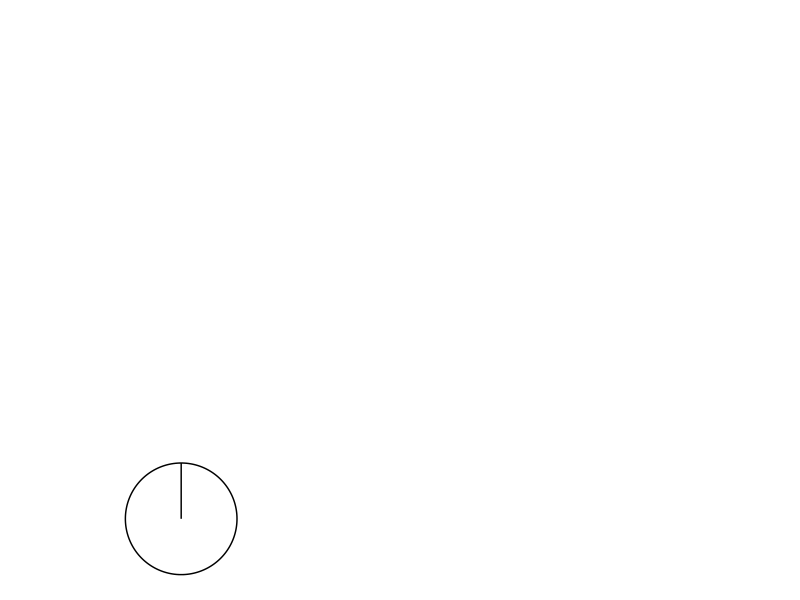
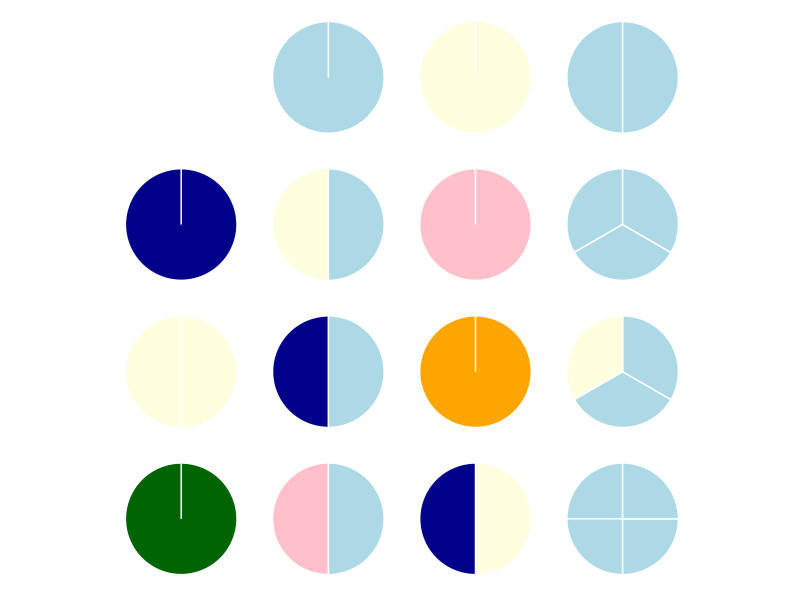

The R script that drew these images, in order:

library(ggplot2)
library(dplyr)
library(tidyr)

nn <- 4

prime_factors <- matrix(c(
    c(NA, NA, NA, NA), 
    c( 2, NA, NA, NA), 
    c( 3, NA, NA, NA), 
    c( 2,  2, NA, NA),
    c( 5, NA, NA, NA), 
    c( 2,  3, NA, NA), 
    c( 7, NA, NA, NA), 
    c( 2,  2,  2, NA), 
    c( 3,  3, NA, NA), 
    c( 2,  5, NA, NA), 
    c(11, NA, NA, NA), 
    c( 2,  2,  3, NA), 
    c(13, NA, NA, NA), 
    c( 2,  7, NA, NA), 
    c( 3,  5, NA, NA),
    c( 2,  2,  2, 2)), 
    nrow = nn^2, ncol = nn, byrow = TRUE)

apply(prime_factors, 1, prod, na.rm = TRUE)
pal <- c("lightblue", "lightyellow", "darkblue", "pink", "orange", "darkgreen")

d1 <- as.data.frame(prime_factors) %>% 
    mutate(ind = seq_len(n())) %>% 
    gather(key = id, value = prime, -ind) %>% 
    na.omit %>% 
    mutate(id = as.numeric(gsub("V", "", id)), 
        prime = factor(prime)) %>% 
    rbind(c(ind = 1, id = 1, prime = NA), .) %>%
    group_by(ind) %>% 
    mutate(N = min(1 / length(na.omit(prime)), 1, na.rm = TRUE))
head(d1)

p1 <- ggplot(
    data = d1,
    mapping = aes(
        fill = prime, 
        x = "",
        y = N)) +
    geom_bar(color = "white", width = 1,
        stat = "identity") +
    coord_polar(theta = "y", direction = -1) +
    facet_wrap(~ind, ncol = nn) +
    scale_fill_manual(values = pal, na.value = "white") +
    theme_bw() +
    theme(panel.grid = element_blank(),
        axis.text = element_blank(),
        axis.ticks = element_blank(),
        axis.title = element_blank(),
        panel.border = element_blank(),
        strip.text  = element_blank(),
        strip.background = element_blank()
    ) + 
    guides(fill = FALSE)

png("primes_display1.png", height = 600, width = 600, res = 200)
print(p1)
dev.off()

library(grid)
library(gridExtra)
primes <- as.integer(levels(d1$prime))
nprimes <- length(primes)

for (ii in seq_len(nprimes)) {
    is_ith_prime <- apply(X = prime_factors, MARGIN = 1,
        FUN = function(x, ii) { any(primes[ii] %in% x) }, ii = ii)
    # these indices are not present in this layer
    # TODO instead build up
    rm_pos <- cbind(
        x = rep(seq_len(nn), each = nn)[!is_ith_prime], 
        y = rep(seq_len(nn), times = nn)[!is_ith_prime])
    # black & white
    p2 <- ggplot(
        data = d1,
        mapping = aes(
            fill = prime, 
            x = "",
            y = N)) +
        geom_bar(color = "black", fill = "white", width = 2,
            stat = "identity") +
        coord_polar(theta = "y", direction = -1) +
        facet_wrap(~ind, ncol = nn, drop = FALSE) +
        scale_fill_manual(values = pal, na.value = "white") +
        theme_bw() +
        theme(panel.grid = element_blank(),
            axis.text = element_blank(),
            axis.ticks = element_blank(),
            axis.title = element_blank(),
            panel.border = element_blank(),
            strip.text  = element_blank(),
            strip.background = element_blank()
        ) + 
        guides(fill = FALSE)
    g2 <- ggplotGrob(p2)
    # TODO remove unneeded elements from needed panels
    
    # remove unneeded panels
    rm_grobs <- g2$layout$name %in% paste(rep(c("panel", "strip-t", 
        "axis-t", "axis-b", "axis-l", "axis-r"), each = nrow(rm_pos)), 
        apply(
            X = rm_pos, MARGIN = 1, 
            FUN = function(x) paste0(x[1], "-", x[2])), 
        sep = "-")
    # remove
    g2$grobs[rm_grobs] <- NULL
    g2$layout <- g2$layout[!rm_grobs, , drop = FALSE]
    # draw
    grid.draw(g2)
}
